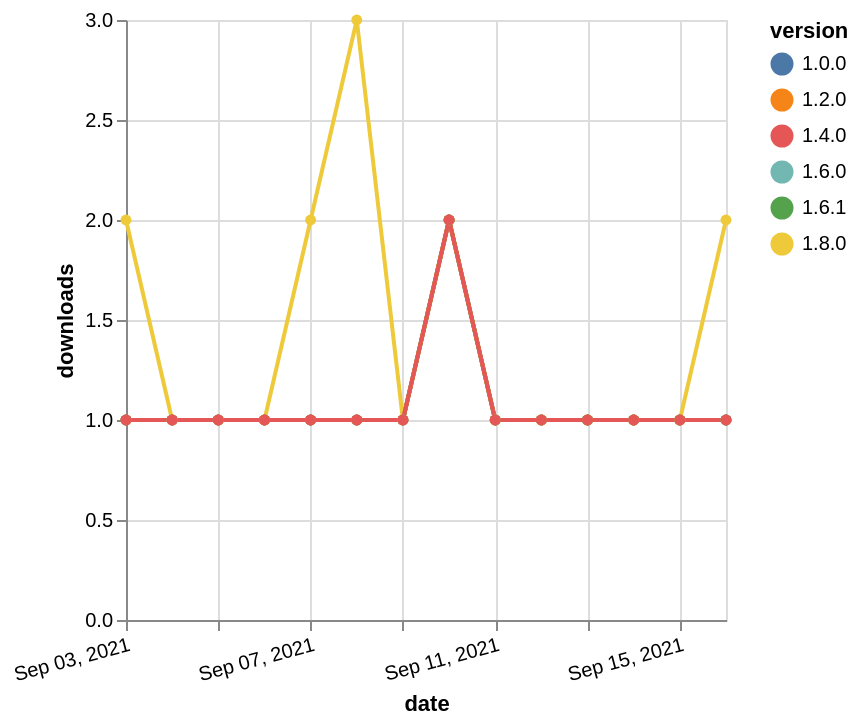

The specification (Vega-Lite) saved for this image:
### Vega-Lite specification from a JSON file in a GitHub repository (floating-point values rounded to 4 significant figures)
{"$schema": "https://vega.github.io/schema/vega-lite/v5.json", "description": "A simple bar chart with embedded data.", "data": {"values": [{"date": "2021-09-03", "total": 174, "delta": 1, "version": "1.6.0"}, {"date": "2021-09-04", "total": 175, "delta": 1, "version": "1.6.0"}, {"date": "2021-09-05", "total": 176, "delta": 1, "version": "1.6.0"}, {"date": "2021-09-06", "total": 177, "delta": 1, "version": "1.6.0"}, {"date": "2021-09-07", "total": 178, "delta": 1, "version": "1.6.0"}, {"date": "2021-09-08", "total": 179, "delta": 1, "version": "1.6.0"}, {"date": "2021-09-09", "total": 180, "delta": 1, "version": "1.6.0"}, {"date": "2021-09-10", "total": 182, "delta": 2, "version": "1.6.0"}, {"date": "2021-09-11", "total": 183, "delta": 1, "version": "1.6.0"}, {"date": "2021-09-12", "total": 184, "delta": 1, "version": "1.6.0"}, {"date": "2021-09-13", "total": 185, "delta": 1, "version": "1.6.0"}, {"date": "2021-09-14", "total": 186, "delta": 1, "version": "1.6.0"}, {"date": "2021-09-15", "total": 187, "delta": 1, "version": "1.6.0"}, {"date": "2021-09-16", "total": 188, "delta": 1, "version": "1.6.0"}, {"date": "2021-09-03", "total": 139, "delta": 1, "version": "1.6.1"}, {"date": "2021-09-04", "total": 140, "delta": 1, "version": "1.6.1"}, {"date": "2021-09-05", "total": 141, "delta": 1, "version": "1.6.1"}, {"date": "2021-09-06", "total": 142, "delta": 1, "version": "1.6.1"}, {"date": "2021-09-07", "total": 143, "delta": 1, "version": "1.6.1"}, {"date": "2021-09-08", "total": 144, "delta": 1, "version": "1.6.1"}, {"date": "2021-09-09", "total": 145, "delta": 1, "version": "1.6.1"}, {"date": "2021-09-10", "total": 147, "delta": 2, "version": "1.6.1"}, {"date": "2021-09-11", "total": 148, "delta": 1, "version": "1.6.1"}, {"date": "2021-09-12", "total": 149, "delta": 1, "version": "1.6.1"}, {"date": "2021-09-13", "total": 150, "delta": 1, "version": "1.6.1"}, {"date": "2021-09-14", "total": 151, "delta": 1, "version": "1.6.1"}, {"date": "2021-09-15", "total": 152, "delta": 1, "version": "1.6.1"}, {"date": "2021-09-16", "total": 153, "delta": 1, "version": "1.6.1"}, {"date": "2021-09-03", "total": 133, "delta": 2, "version": "1.8.0"}, {"date": "2021-09-04", "total": 134, "delta": 1, "version": "1.8.0"}, {"date": "2021-09-05", "total": 135, "delta": 1, "version": "1.8.0"}, {"date": "2021-09-06", "total": 136, "delta": 1, "version": "1.8.0"}, {"date": "2021-09-07", "total": 138, "delta": 2, "version": "1.8.0"}, {"date": "2021-09-08", "total": 141, "delta": 3, "version": "1.8.0"}, {"date": "2021-09-09", "total": 142, "delta": 1, "version": "1.8.0"}, {"date": "2021-09-10", "total": 144, "delta": 2, "version": "1.8.0"}, {"date": "2021-09-11", "total": 145, "delta": 1, "version": "1.8.0"}, {"date": "2021-09-12", "total": 146, "delta": 1, "version": "1.8.0"}, {"date": "2021-09-13", "total": 147, "delta": 1, "version": "1.8.0"}, {"date": "2021-09-14", "total": 148, "delta": 1, "version": "1.8.0"}, {"date": "2021-09-15", "total": 149, "delta": 1, "version": "1.8.0"}, {"date": "2021-09-16", "total": 151, "delta": 2, "version": "1.8.0"}, {"date": "2021-09-03", "total": 204, "delta": 1, "version": "1.0.0"}, {"date": "2021-09-04", "total": 205, "delta": 1, "version": "1.0.0"}, {"date": "2021-09-05", "total": 206, "delta": 1, "version": "1.0.0"}, {"date": "2021-09-06", "total": 207, "delta": 1, "version": "1.0.0"}, {"date": "2021-09-07", "total": 208, "delta": 1, "version": "1.0.0"}, {"date": "2021-09-08", "total": 209, "delta": 1, "version": "1.0.0"}, {"date": "2021-09-09", "total": 210, "delta": 1, "version": "1.0.0"}, {"date": "2021-09-10", "total": 212, "delta": 2, "version": "1.0.0"}, {"date": "2021-09-11", "total": 213, "delta": 1, "version": "1.0.0"}, {"date": "2021-09-12", "total": 214, "delta": 1, "version": "1.0.0"}, {"date": "2021-09-13", "total": 215, "delta": 1, "version": "1.0.0"}, {"date": "2021-09-14", "total": 216, "delta": 1, "version": "1.0.0"}, {"date": "2021-09-15", "total": 217, "delta": 1, "version": "1.0.0"}, {"date": "2021-09-16", "total": 218, "delta": 1, "version": "1.0.0"}, {"date": "2021-09-03", "total": 204, "delta": 1, "version": "1.2.0"}, {"date": "2021-09-04", "total": 205, "delta": 1, "version": "1.2.0"}, {"date": "2021-09-05", "total": 206, "delta": 1, "version": "1.2.0"}, {"date": "2021-09-06", "total": 207, "delta": 1, "version": "1.2.0"}, {"date": "2021-09-07", "total": 208, "delta": 1, "version": "1.2.0"}, {"date": "2021-09-08", "total": 209, "delta": 1, "version": "1.2.0"}, {"date": "2021-09-09", "total": 210, "delta": 1, "version": "1.2.0"}, {"date": "2021-09-10", "total": 212, "delta": 2, "version": "1.2.0"}, {"date": "2021-09-11", "total": 213, "delta": 1, "version": "1.2.0"}, {"date": "2021-09-12", "total": 214, "delta": 1, "version": "1.2.0"}, {"date": "2021-09-13", "total": 215, "delta": 1, "version": "1.2.0"}, {"date": "2021-09-14", "total": 216, "delta": 1, "version": "1.2.0"}, {"date": "2021-09-15", "total": 217, "delta": 1, "version": "1.2.0"}, {"date": "2021-09-16", "total": 218, "delta": 1, "version": "1.2.0"}, {"date": "2021-09-03", "total": 170, "delta": 1, "version": "1.4.0"}, {"date": "2021-09-04", "total": 171, "delta": 1, "version": "1.4.0"}, {"date": "2021-09-05", "total": 172, "delta": 1, "version": "1.4.0"}, {"date": "2021-09-06", "total": 173, "delta": 1, "version": "1.4.0"}, {"date": "2021-09-07", "total": 174, "delta": 1, "version": "1.4.0"}, {"date": "2021-09-08", "total": 175, "delta": 1, "version": "1.4.0"}, {"date": "2021-09-09", "total": 176, "delta": 1, "version": "1.4.0"}, {"date": "2021-09-10", "total": 178, "delta": 2, "version": "1.4.0"}, {"date": "2021-09-11", "total": 179, "delta": 1, "version": "1.4.0"}, {"date": "2021-09-12", "total": 180, "delta": 1, "version": "1.4.0"}, {"date": "2021-09-13", "total": 181, "delta": 1, "version": "1.4.0"}, {"date": "2021-09-14", "total": 182, "delta": 1, "version": "1.4.0"}, {"date": "2021-09-15", "total": 183, "delta": 1, "version": "1.4.0"}, {"date": "2021-09-16", "total": 184, "delta": 1, "version": "1.4.0"}]}, "width": "container", "mark": {"type": "line", "point": {"filled": true}}, "encoding": {"x": {"field": "date", "type": "temporal", "timeUnit": "yearmonthdate", "title": "date", "axis": {"labelAngle": -15}}, "y": {"field": "delta", "type": "quantitative", "title": "downloads"}, "color": {"field": "version", "type": "nominal"}, "tooltip": {"field": "delta"}}}
